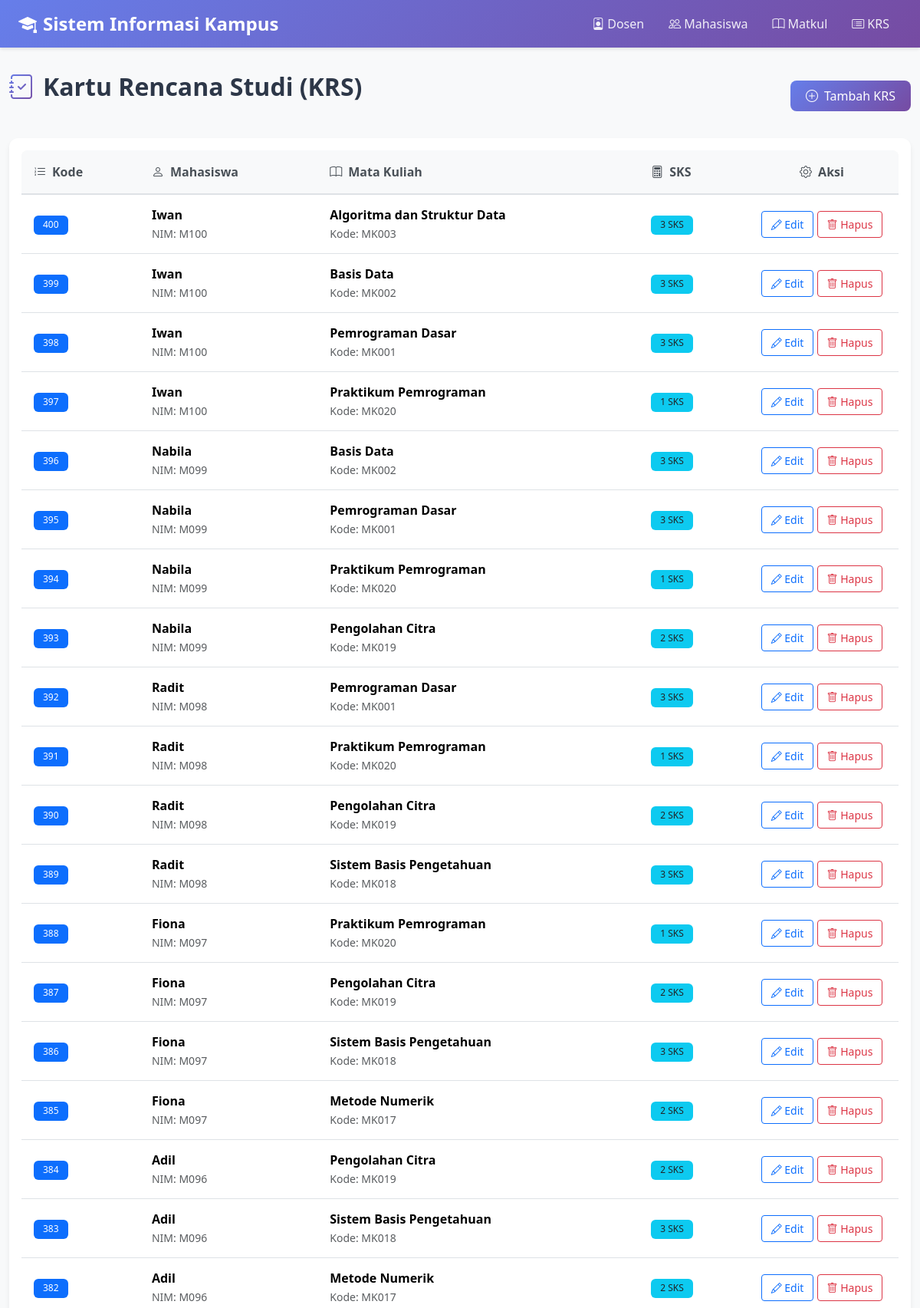
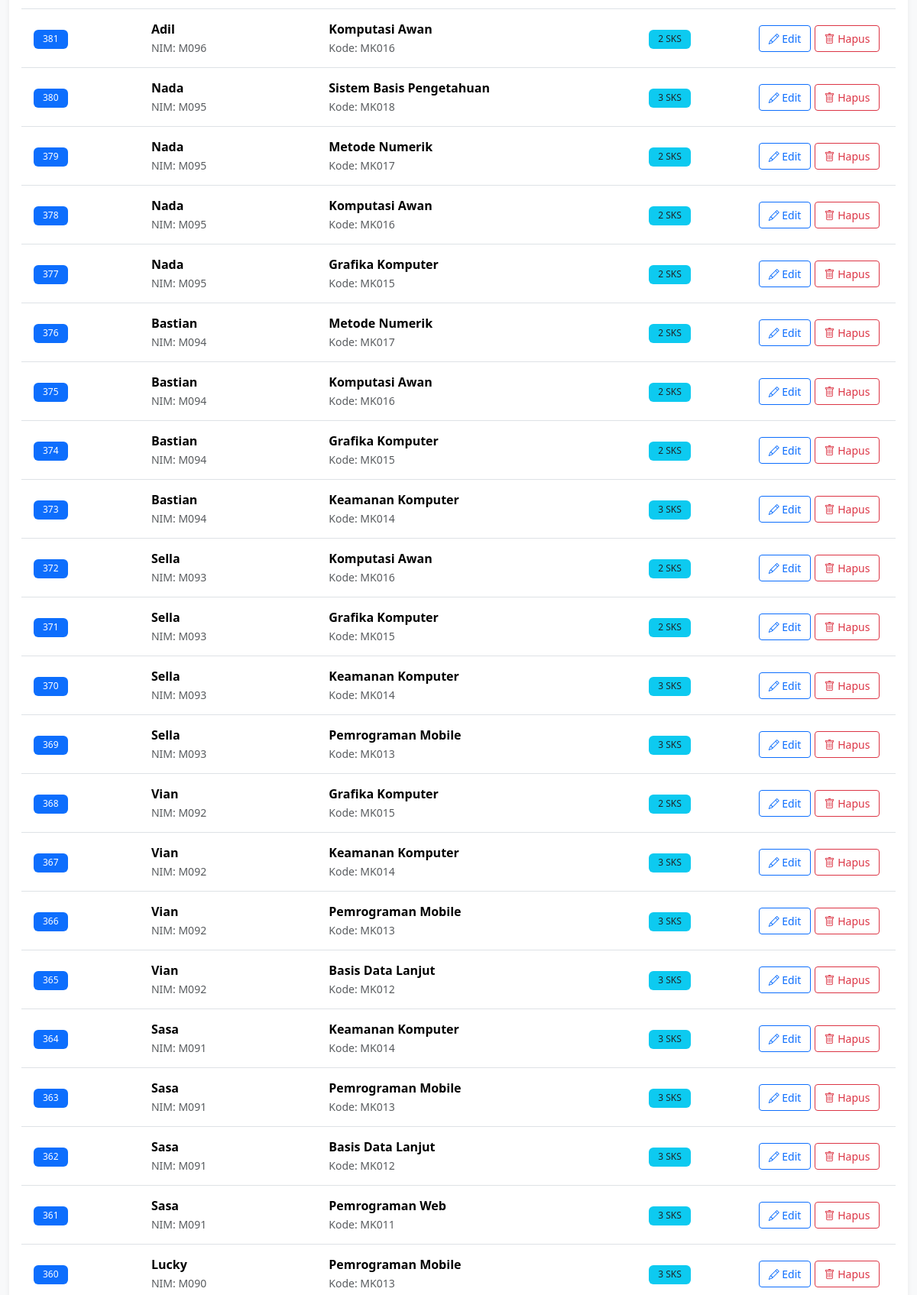
The app's page /krs/index.php (upper part) with its own data (2 pictures, top to bottom).
### tables this page shows
CREATE TABLE krs (
    kode INT AUTO_INCREMENT PRIMARY KEY,
    nim VARCHAR(15) NOT NULL,
    kode_matkul VARCHAR(10) NOT NULL,
    FOREIGN KEY (nim) REFERENCES mahasiswa(nim) ON DELETE CASCADE ON UPDATE CASCADE,
    FOREIGN KEY (kode_matkul) REFERENCES matkul(kode_matkul) ON DELETE CASCADE ON UPDATE CASCADE,
    UNIQUE KEY uk_krs_nim_kode (nim, kode_matkul)
);

CREATE TABLE mahasiswa (
    nim VARCHAR(15) PRIMARY KEY,
    nama VARCHAR(255) NOT NULL,
    gender CHAR(1) CHECK (gender IN ('L', 'P')),
    no_hp VARCHAR(15),
    nidn VARCHAR(23),
    FOREIGN KEY (nidn) REFERENCES dosen(nidn) ON DELETE SET NULL ON UPDATE CASCADE
);

CREATE TABLE matkul (
    kode_matkul VARCHAR(10) PRIMARY KEY,
    nama VARCHAR(255) NOT NULL,
    sks INT CHECK (sks > 0)
);

### src/krs/index.php (the view, shortened to what this page needs)
<?php
require_once __DIR__ . '/../config/db.php';
require_once __DIR__ . '/../header.php';
$stmt = $pdo->query('SELECT k.*, m.nama AS mahasiswa_nama, t.nama AS matkul_nama, t.sks FROM krs k JOIN mahasiswa m ON k.nim=m.nim JOIN matkul t ON k.kode_matkul=t.kode_matkul ORDER BY k.kode DESC');
$rows = $stmt->fetchAll();
?>
<div class="d-flex justify-content-between align-items-center mb-4">
  <h2 class="page-title">
    <i class="bi bi-journal-check"></i>
    Kartu Rencana Studi (KRS)
  </h2>
  <a class="btn btn-primary" href="create.php">
    <i class="bi bi-plus-circle me-2"></i>Tambah KRS
  </a>
</div>
<div class="card">
  <div class="card-body">
    <?php if (empty($rows)): ?>
      <div class="text-center py-5">
        <i class="bi bi-inbox" style="font-size: 4rem; color: var(--bs-secondary);"></i>
        <p class="text-muted mt-3">Belum ada data KRS</p>
        <a href="create.php" class="btn btn-primary">
          <i class="bi bi-plus-circle me-2"></i>Tambah KRS Pertama
        </a>
      </div>
    <?php else: ?>
      <div class="table-responsive">
        <table class="table table-hover align-middle">
          <thead class="table-light">
            <tr>
              <th><i class="bi bi-list-ol me-2"></i>Kode</th>
              <th><i class="bi bi-person me-2"></i>Mahasiswa</th>
              <th><i class="bi bi-book me-2"></i>Mata Kuliah</th>
              <th><i class="bi bi-calculator me-2"></i>SKS</th>
              <th class="text-center" style="width: 200px;"><i class="bi bi-gear me-2"></i>Aksi</th>
            </tr>
          </thead>
          <tbody>
          <?php foreach ($rows as $r): ?>
            <tr>
              <td>
                <span class="badge bg-primary"><?=htmlspecialchars($r['kode'])?></span>
              </td>
              <td>
                <strong><?=htmlspecialchars($r['mahasiswa_nama'])?></strong><br>
                <small class="text-muted">NIM: <?=htmlspecialchars($r['nim'])?></small>
              </td>
              <td>
                <strong><?=htmlspecialchars($r['matkul_nama'])?></strong><br>
                <small class="text-muted">Kode: <?=htmlspecialchars($r['kode_matkul'])?></small>
              </td>
              <td>
                <span class="badge bg-info text-dark"><?=htmlspecialchars($r['sks'])?> SKS</span>
              </td>
              <td class="text-center">
                <a class="btn btn-sm btn-outline-primary" href="edit.php?kode=<?=urlencode($r['kode'])?>">
                  <i class="bi bi-pencil"></i> Edit
                </a>
                <a class="btn btn-sm btn-outline-danger" href="delete.php?kode=<?=urlencode($r['kode'])?>" onclick="return confirm('Yakin hapus entry KRS ini?')">
                  <i class="bi bi-trash"></i> Hapus
                </a>
              </td>
            </tr>
          <?php endforeach; ?>
          </tbody>
        </table>
      </div>
    <?php endif; ?>
  </div>
</div>
<?php require_once __DIR__ . '/../footer.php'; ?>

### src/header.php (style rules this page uses)
:root { --primary-gradient: linear-gradient(135deg, #667eea 0%, #764ba2 100%); --card-shadow: 0 4px 6px rgba(0,0,0,0.07); --hover-shadow: 0 8px 16px rgba(0,0,0,0.12); }
body { background: #f8f9fa; font-family: 'Segoe UI', Tahoma, Geneva, Verdana, sans-serif; }
.card { border: none; border-radius: 12px; box-shadow: var(--card-shadow); transition: all 0.3s; }
.btn-primary { background: linear-gradient(135deg, #667eea 0%, #764ba2 100%); border: none; border-radius: 8px; padding: 0.5rem 1.25rem; font-weight: 500; transition: all 0.3s; }
.btn-sm { padding: 0.375rem 0.75rem; font-size: 0.875rem; }
.table { background: white; border-radius: 8px; overflow: hidden; }
.table thead { background: #f8f9fa; }
.table thead th { border-bottom: 2px solid #dee2e6; font-weight: 600; color: #495057; padding: 1rem; }
.table tbody tr { transition: all 0.2s; }
.table td { padding: 0.875rem 1rem; vertical-align: middle; }
.badge { padding: 0.4rem 0.75rem; border-radius: 6px; font-weight: 500; }
.page-title { color: #2d3748; font-weight: 700; margin-bottom: 1.5rem; display: flex; align-items: center; gap: 0.75rem; }
.page-title i { font-size: 2rem; background: var(--primary-gradient); -webkit-background-clip: text; -webkit-text-fill-color: transparent; background-clip: text; }

### records on screen
krs: kode "400", nim.nama "Iwan", nim "M100", kode_matkul.nama "Algoritma dan Struktur Data", kode_matkul "MK003", kode_matkul.sks "3"
krs: kode "399", nim.nama "Iwan", nim "M100", kode_matkul.nama "Basis Data", kode_matkul "MK002", kode_matkul.sks "3"
krs: kode "398", nim.nama "Iwan", nim "M100", kode_matkul.nama "Pemrograman Dasar", kode_matkul "MK001", kode_matkul.sks "3"
krs: kode "397", nim.nama "Iwan", nim "M100", kode_matkul.nama "Praktikum Pemrograman", kode_matkul "MK020", kode_matkul.sks "1"
krs: kode "396", nim.nama "Nabila", nim "M099", kode_matkul.nama "Basis Data", kode_matkul "MK002", kode_matkul.sks "3"
krs: kode "395", nim.nama "Nabila", nim "M099", kode_matkul.nama "Pemrograman Dasar", kode_matkul "MK001", kode_matkul.sks "3"
krs: kode "394", nim.nama "Nabila", nim "M099", kode_matkul.nama "Praktikum Pemrograman", kode_matkul "MK020", kode_matkul.sks "1"
krs: kode "393", nim.nama "Nabila", nim "M099", kode_matkul.nama "Pengolahan Citra", kode_matkul "MK019", kode_matkul.sks "2"
krs: kode "392", nim.nama "Radit", nim "M098", kode_matkul.nama "Pemrograman Dasar", kode_matkul "MK001", kode_matkul.sks "3"
krs: kode "391", nim.nama "Radit", nim "M098", kode_matkul.nama "Praktikum Pemrograman", kode_matkul "MK020", kode_matkul.sks "1"
krs: kode "390", nim.nama "Radit", nim "M098", kode_matkul.nama "Pengolahan Citra", kode_matkul "MK019", kode_matkul.sks "2"
krs: kode "389", nim.nama "Radit", nim "M098", kode_matkul.nama "Sistem Basis Pengetahuan", kode_matkul "MK018", kode_matkul.sks "3"
krs: kode "388", nim.nama "Fiona", nim "M097", kode_matkul.nama "Praktikum Pemrograman", kode_matkul "MK020", kode_matkul.sks "1"
krs: kode "387", nim.nama "Fiona", nim "M097", kode_matkul.nama "Pengolahan Citra", kode_matkul "MK019", kode_matkul.sks "2"
krs: kode "386", nim.nama "Fiona", nim "M097", kode_matkul.nama "Sistem Basis Pengetahuan", kode_matkul "MK018", kode_matkul.sks "3"
krs: kode "385", nim.nama "Fiona", nim "M097", kode_matkul.nama "Metode Numerik", kode_matkul "MK017", kode_matkul.sks "2"
krs: kode "384", nim.nama "Adil", nim "M096", kode_matkul.nama "Pengolahan Citra", kode_matkul "MK019", kode_matkul.sks "2"
krs: kode "383", nim.nama "Adil", nim "M096", kode_matkul.nama "Sistem Basis Pengetahuan", kode_matkul "MK018", kode_matkul.sks "3"
krs: kode "382", nim.nama "Adil", nim "M096", kode_matkul.nama "Metode Numerik", kode_matkul "MK017", kode_matkul.sks "2"
krs: kode "381", nim.nama "Adil", nim "M096", kode_matkul.nama "Komputasi Awan", kode_matkul "MK016", kode_matkul.sks "2"
krs: kode "380", nim.nama "Nada", nim "M095", kode_matkul.nama "Sistem Basis Pengetahuan", kode_matkul "MK018", kode_matkul.sks "3"
krs: kode "379", nim.nama "Nada", nim "M095", kode_matkul.nama "Metode Numerik", kode_matkul "MK017", kode_matkul.sks "2"
krs: kode "378", nim.nama "Nada", nim "M095", kode_matkul.nama "Komputasi Awan", kode_matkul "MK016", kode_matkul.sks "2"
krs: kode "377", nim.nama "Nada", nim "M095", kode_matkul.nama "Grafika Komputer", kode_matkul "MK015", kode_matkul.sks "2"
krs: kode "376", nim.nama "Bastian", nim "M094", kode_matkul.nama "Metode Numerik", kode_matkul "MK017", kode_matkul.sks "2"
krs: kode "375", nim.nama "Bastian", nim "M094", kode_matkul.nama "Komputasi Awan", kode_matkul "MK016", kode_matkul.sks "2"
krs: kode "374", nim.nama "Bastian", nim "M094", kode_matkul.nama "Grafika Komputer", kode_matkul "MK015", kode_matkul.sks "2"
krs: kode "373", nim.nama "Bastian", nim "M094", kode_matkul.nama "Keamanan Komputer", kode_matkul "MK014", kode_matkul.sks "3"
krs: kode "372", nim.nama "Sella", nim "M093", kode_matkul.nama "Komputasi Awan", kode_matkul "MK016", kode_matkul.sks "2"
krs: kode "371", nim.nama "Sella", nim "M093", kode_matkul.nama "Grafika Komputer", kode_matkul "MK015", kode_matkul.sks "2"
krs: kode "370", nim.nama "Sella", nim "M093", kode_matkul.nama "Keamanan Komputer", kode_matkul "MK014", kode_matkul.sks "3"
krs: kode "369", nim.nama "Sella", nim "M093", kode_matkul.nama "Pemrograman Mobile", kode_matkul "MK013", kode_matkul.sks "3"
krs: kode "368", nim.nama "Vian", nim "M092", kode_matkul.nama "Grafika Komputer", kode_matkul "MK015", kode_matkul.sks "2"
krs: kode "367", nim.nama "Vian", nim "M092", kode_matkul.nama "Keamanan Komputer", kode_matkul "MK014", kode_matkul.sks "3"
krs: kode "366", nim.nama "Vian", nim "M092", kode_matkul.nama "Pemrograman Mobile", kode_matkul "MK013", kode_matkul.sks "3"
krs: kode "365", nim.nama "Vian", nim "M092", kode_matkul.nama "Basis Data Lanjut", kode_matkul "MK012", kode_matkul.sks "3"
krs: kode "364", nim.nama "Sasa", nim "M091", kode_matkul.nama "Keamanan Komputer", kode_matkul "MK014", kode_matkul.sks "3"
krs: kode "363", nim.nama "Sasa", nim "M091", kode_matkul.nama "Pemrograman Mobile", kode_matkul "MK013", kode_matkul.sks "3"
krs: kode "362", nim.nama "Sasa", nim "M091", kode_matkul.nama "Basis Data Lanjut", kode_matkul "MK012", kode_matkul.sks "3"
krs: kode "361", nim.nama "Sasa", nim "M091", kode_matkul.nama "Pemrograman Web", kode_matkul "MK011", kode_matkul.sks "3"
krs: kode "360", nim.nama "Lucky", nim "M090", kode_matkul.nama "Pemrograman Mobile", kode_matkul "MK013", kode_matkul.sks "3"
